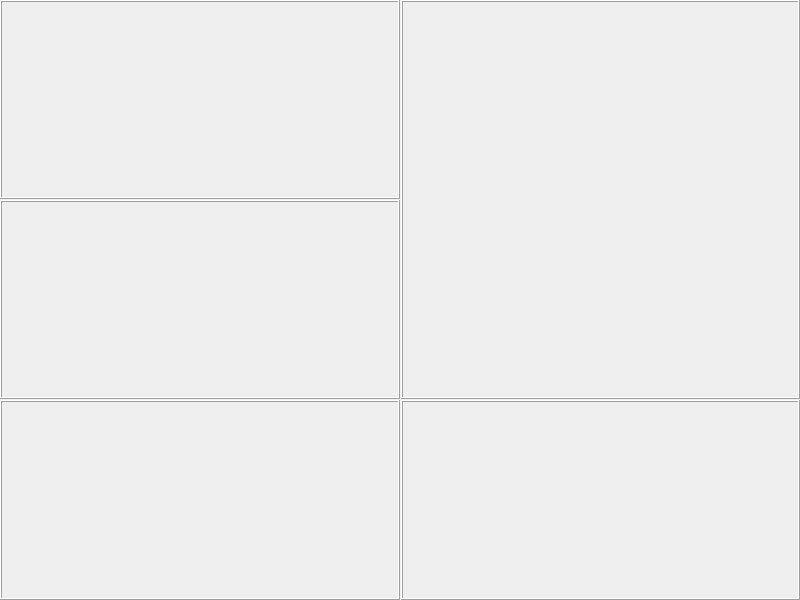
<?xml version="1.0" encoding="UTF-8"?>
<ui version="4.0">
 <class>CPUWidget</class>
 <widget class="QWidget" name="CPUWidget">
  <property name="geometry">
   <rect>
    <x>0</x>
    <y>0</y>
    <width>800</width>
    <height>600</height>
   </rect>
  </property>
  <property name="windowTitle">
   <string>Form</string>
  </property>
  <layout class="QVBoxLayout" name="verticalLayout">
   <property name="spacing">
    <number>0</number>
   </property>
   <property name="sizeConstraint">
    <enum>QLayout::SetMaximumSize</enum>
   </property>
   <property name="leftMargin">
    <number>0</number>
   </property>
   <property name="topMargin">
    <number>0</number>
   </property>
   <property name="rightMargin">
    <number>0</number>
   </property>
   <property name="bottomMargin">
    <number>0</number>
   </property>
   <item>
    <widget class="QSplitter" name="mVSplitter">
     <property name="orientation">
      <enum>Qt::Vertical</enum>
     </property>
     <property name="handleWidth">
      <number>1</number>
     </property>
     <property name="childrenCollapsible">
      <bool>false</bool>
     </property>
     <widget class="QSplitter" name="mTopHSplitter">
      <property name="orientation">
       <enum>Qt::Horizontal</enum>
      </property>
      <property name="handleWidth">
       <number>1</number>
      </property>
      <property name="childrenCollapsible">
       <bool>false</bool>
      </property>
      <widget class="QSplitter" name="mTopLeftVSplitter">
       <property name="orientation">
        <enum>Qt::Vertical</enum>
       </property>
       <property name="handleWidth">
        <number>1</number>
       </property>
       <property name="childrenCollapsible">
        <bool>false</bool>
       </property>
       <widget class="QFrame" name="mTopLeftUpperFrame">
        <property name="frameShape">
         <enum>QFrame::Box</enum>
        </property>
        <property name="frameShadow">
         <enum>QFrame::Raised</enum>
        </property>
        <layout class="QVBoxLayout" name="mTopLeftUpperFrameLayout">
         <property name="spacing">
          <number>0</number>
         </property>
         <property name="leftMargin">
          <number>0</number>
         </property>
         <property name="topMargin">
          <number>0</number>
         </property>
         <property name="rightMargin">
          <number>0</number>
         </property>
         <property name="bottomMargin">
          <number>0</number>
         </property>
        </layout>
       </widget>
       <widget class="QFrame" name="mTopLeftLowerFrame">
        <property name="frameShape">
         <enum>QFrame::Box</enum>
        </property>
        <property name="frameShadow">
         <enum>QFrame::Raised</enum>
        </property>
        <layout class="QVBoxLayout" name="mTopLeftLowerFrameLayout">
         <property name="spacing">
          <number>0</number>
         </property>
         <property name="leftMargin">
          <number>0</number>
         </property>
         <property name="topMargin">
          <number>0</number>
         </property>
         <property name="rightMargin">
          <number>0</number>
         </property>
         <property name="bottomMargin">
          <number>0</number>
         </property>
        </layout>
       </widget>
      </widget>
      <widget class="QFrame" name="mTopRightFrame">
       <property name="frameShape">
        <enum>QFrame::Box</enum>
       </property>
       <property name="frameShadow">
        <enum>QFrame::Raised</enum>
       </property>
       <layout class="QVBoxLayout" name="mTopRightFrameLayout">
        <property name="spacing">
         <number>0</number>
        </property>
        <property name="leftMargin">
         <number>0</number>
        </property>
        <property name="topMargin">
         <number>0</number>
        </property>
        <property name="rightMargin">
         <number>0</number>
        </property>
        <property name="bottomMargin">
         <number>0</number>
        </property>
       </layout>
      </widget>
     </widget>
     <widget class="QSplitter" name="mBotHSplitter">
      <property name="orientation">
       <enum>Qt::Horizontal</enum>
      </property>
      <property name="handleWidth">
       <number>1</number>
      </property>
      <property name="childrenCollapsible">
       <bool>false</bool>
      </property>
      <widget class="QFrame" name="mBotLeftFrame">
       <property name="frameShape">
        <enum>QFrame::Box</enum>
       </property>
       <property name="frameShadow">
        <enum>QFrame::Raised</enum>
       </property>
       <layout class="QVBoxLayout" name="mBotLeftFrameLayout">
        <property name="spacing">
         <number>0</number>
        </property>
        <property name="leftMargin">
         <number>0</number>
        </property>
        <property name="topMargin">
         <number>0</number>
        </property>
        <property name="rightMargin">
         <number>0</number>
        </property>
        <property name="bottomMargin">
         <number>0</number>
        </property>
       </layout>
      </widget>
      <widget class="QFrame" name="mBotRightFrame">
       <property name="frameShape">
        <enum>QFrame::Box</enum>
       </property>
       <property name="frameShadow">
        <enum>QFrame::Raised</enum>
       </property>
       <layout class="QVBoxLayout" name="mBotRightFrameLayout">
        <property name="spacing">
         <number>0</number>
        </property>
        <property name="leftMargin">
         <number>0</number>
        </property>
        <property name="topMargin">
         <number>0</number>
        </property>
        <property name="rightMargin">
         <number>0</number>
        </property>
        <property name="bottomMargin">
         <number>0</number>
        </property>
       </layout>
      </widget>
     </widget>
    </widget>
   </item>
  </layout>
  <action name="actionGoto">
   <property name="text">
    <string>Goto</string>
   </property>
   <property name="shortcut">
    <string>Ctrl+G</string>
   </property>
  </action>
 </widget>
 <resources/>
 <connections/>
</ui>
